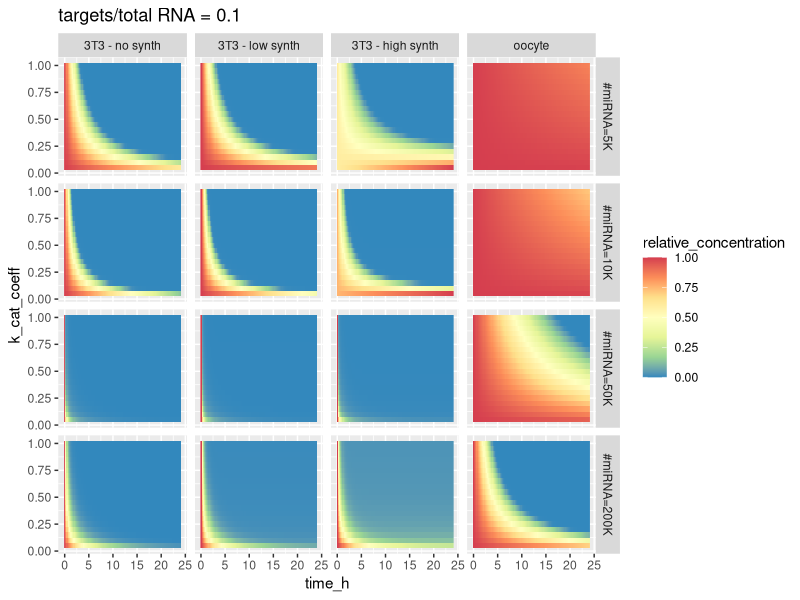
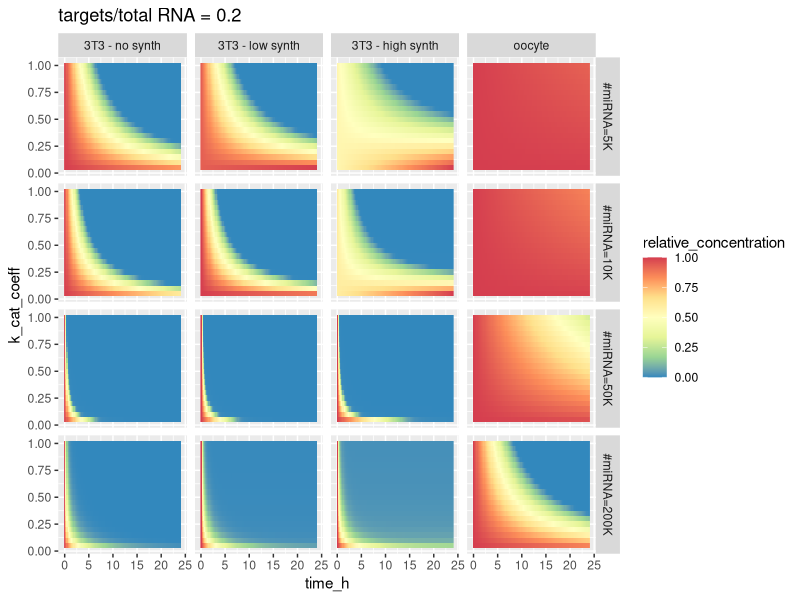

These figures' R source, in order:
## ---- chunk 1
#Next line is useful for Word output
knitr::opts_chunk$set(echo = FALSE)
knitr::opts_chunk$set(fig.width = 9)
library(deSolve)
library(tidyverse)
library(ggridges)
library(cowplot)
library(knitr)
options(dplyr.show_progress = FALSE)
## ---- chunk 2
### Define units and conversions
#Using litre as volume unit! (since constants are in moles per litre)
mole_unit <- 6.022e14 #nano mole
mole_unit_from_nano_mole <- 1
mole_unit_from_mole <- 1e9
#Using second as time unit
time_unit_from_sec <- 1

K_M_siRNA <- 0.1 * mole_unit_from_nano_mole
k_on_siRNA <- 3.6e7 / (mole_unit_from_mole * time_unit_from_sec)

k_off_siRNA <- 7.7e-4 / time_unit_from_sec
k_cat_siRNA <- 8.1e-4 / time_unit_from_sec
k_cat_siRNA_computed <- K_M_siRNA * k_on_siRNA - k_off_siRNA

k_on_miRNA <- 0.2e8 / (mole_unit_from_mole * time_unit_from_sec)
k_off_miRNA <- 0.051e-2 / time_unit_from_sec

### Combinations of data we use
volume_3T3 <- 4.4e-12 
total_RNA_3T3 <- 5e5
cells <- tibble(
  name = c("3T3 - no synth","3T3 - low synth","3T3 - high synth","oocyte"),
  volume = c(volume_3T3,volume_3T3,volume_3T3, 260e-12),
  total_RNA = c(total_RNA_3T3, total_RNA_3T3, total_RNA_3T3, 25e6),
  excess_RNA_synthesis = c(0, 5000 / 3600, 20000 / 3600, 0)
) %>% mutate(
  name = factor(name, levels = name)
)

target_pools <- tibble(fraction_of_total_RNA = c(0.1,0.2))

miRNA_counts <- tibble(miRNA_count = c(5e3,1e4,5e4, 2e5 ))

k_cat_coeff_step = 0.05
k_cat_coeffs <- tibble(k_cat_coeff = seq(0.05,1, by = k_cat_coeff_step))

all_conditions <- crossing(cells, target_pools, miRNA_counts, k_cat_coeffs)

times <- seq(0,24*60*60 * time_unit_from_sec, length.out = 101)
time_step <- diff(times)[1]

one_step_degradation <- function(t, state, parameters) {
  with(as.list(c(state, parameters)), {
    d_target <- synthesis -k_on * enzyme * target + k_off * complex 
    d_enzyme <- -k_on * enzyme * target + k_off * complex + k_cat * complex
    d_complex <- k_on * enzyme * target - k_off * complex - k_cat * complex
    list(c(d_target, d_enzyme, d_complex))
  })
}

plot_ode_result <- function(out, title) {
  out_tidy <- out %>% as.data.frame() %>% 
    gather(type, concentration, -time) %>%
    mutate(time_h = time / (3600 * time_unit_from_sec)) 
    
  
  uncleaved_plot <- out_tidy %>% 
    filter(type != "enzyme") %>%
    group_by(time_h) %>%
    summarise(all_uncleaved = sum(concentration)) %>%
    (function(data) { 
      ggplot(data,aes(x = time_h, y = all_uncleaved)) + geom_line() +
        ggtitle(paste0(title," uncleaved RNAs"))  +
        ylim(-1e-5, max(data$all_uncleaved)) 
    })

  print(uncleaved_plot)
  
  auxiliary_plot <- 
    ggplot(out_tidy, aes(x = time_h, y = concentration, color = type, linetype = type)) + geom_line() +
    ggtitle(paste0(title," all reactants") ) + 
    ylim(-1e-5, max(out_tidy$concentration))


  print(auxiliary_plot)
}

## ---- chunk 3
tibble(k_cat_reported = k_cat_siRNA * time_unit_from_sec, k_cat_computed =  k_cat_siRNA_computed * time_unit_from_sec) %>% mutate(computed_to_reported_ratio = k_cat_computed / k_cat_reported) %>% kable()
## ---- chunk 4
tibble(k_coeff_min = min(k_cat_coeffs$k_cat_coeff), k_coeff_max = max(k_cat_coeffs$k_cat_coeff), num_intermediate_values = nrow(k_cat_coeffs)) %>% kable()
## ---- chunk 5
cells %>% mutate(volume_pl = volume * 10^12, excess_RNA_synthesis = excess_RNA_synthesis * 3600) %>% select(-volume) %>%  kable()
## ---- chunk 6
miRNA_counts %>% kable()
## ---- chunk 7
target_pools %>% kable()
## ---- chunk 8
# Getting the initial complex concentration at equilibrium

# K_D = k_on / k_off
# c/t*e = K_D
# c = t*e*K_D
# 
# t  = t_i - c
# e  = e_i - c
# 
# c = (t_i - c)*(e_i-c)*K_D
# 
# c = c^2 * K_D + c*(-e_i -t_i)*K_D + e_i * t_i * K_D
# 0 = c^2 * K_D + c*((-e_i -t_i)*K_D - 1) + e_i * t_i * K_D
# 
# D = ((-e_i -t_i)*K_D - 1)^2 - 4*e_i * t_i * K_D^2
# c = ( -((-e_i -t_i)*K_D - 1)  +- sqrt(D) ) / (2 * K_D)
# c = ( (e_i + t_i) * K_D + 1 + sqrt(D) ) / (2 * K_D)

## ---- chunk 9
miRNA_sim_single <- function(condition, init_complex_equilibrium = TRUE) {
  params <- c(k_cat = k_cat_siRNA * condition$k_cat_coeff, 
              k_on = k_on_miRNA, 
              k_off = k_off_miRNA,
              synthesis = (condition$excess_RNA_synthesis / mole_unit) * (condition$fraction_of_total_RNA / condition$volume)
              )
  
  #Init the enzyme and complex at equilibrium
  total_target <- (condition$total_RNA / mole_unit) * (condition$fraction_of_total_RNA / condition$volume)
  total_enzyme <- condition$miRNA_count / (condition$volume * mole_unit)
  
  
  if(init_complex_equilibrium) {
    K_D <-  params["k_on"] / params["k_off"]
    names(K_D) <- NULL #For some reason, this has name and it messes up later computations
    complex_D <- (((total_target + total_enzyme) * K_D + 1) ^ 2) - 4 * total_target * total_enzyme * (K_D^2)
    initial_complex <- ((total_target + total_enzyme) * K_D + 1 - sqrt(complex_D)) / (2 * K_D)
    
    free_target <- total_target - initial_complex
    free_enzyme <- total_enzyme - initial_complex
    
    #Check that the equilibirum calculation is OK
    if(free_enzyme < 0 || free_target < 0 || initial_complex < 0) {
      stop("Concentrations below zero")
    }
    check <- initial_complex / (free_target * free_enzyme)
    if(abs(check - K_D) > 1e-8) {
      stop("Not equilibrium")
    }
  
    state <- c(target = free_target, enzyme = free_enzyme, complex = initial_complex)
  } else {
    initial_complex = 0
    state <- c(target = total_target, enzyme = total_enzyme, complex = 0)
  }
  
  out <- ode(y = state, times = times, func = one_step_degradation, parms = params)

  tidy_out <- out %>% as.data.frame() %>%
    gather(type, concentration, -time) %>%
    mutate(time_h = time / (3600 * time_unit_from_sec)) 

  crossing(as.tibble(condition), tidy_out)
}

sim_results <- all_conditions %>%
  rowwise() %>% do(miRNA_sim_single(., init_complex_equilibrium = TRUE)) %>% ungroup()
## ---- chunk 10
plot_concentration_surface <- function(to_show) {
  if(length(unique(to_show$fraction_of_total_RNA)) != 1) {
    stop("Has to be unique")
  }
  
  label_miRNA_count <- function(value) {
    paste0("#miRNA=",round(as.numeric(value)/1000),"K")
  }
  
 p <- to_show %>% filter(type == "target") %>% group_by(fraction_of_total_RNA, miRNA_count, name) %>% 
   mutate(concentration = if_else(concentration < 0, 0, concentration),
          relative_concentration = concentration / max(concentration)) %>%
  ungroup() %>%
  ggplot(aes(x=time_h, y = k_cat_coeff, fill = relative_concentration, z = relative_concentration)) + 
   geom_raster() + 
   scale_fill_distiller(palette = "Spectral") +
   facet_grid(miRNA_count~name, labeller= labeller(miRNA_count = label_miRNA_count)) +
   ggtitle(paste("targets/total RNA =", to_show$fraction_of_total_RNA[1]))
  print(p)
  data.frame()
}

sim_results %>%group_by(fraction_of_total_RNA) %>% do(plot_concentration_surface(.)) %>% invisible()
